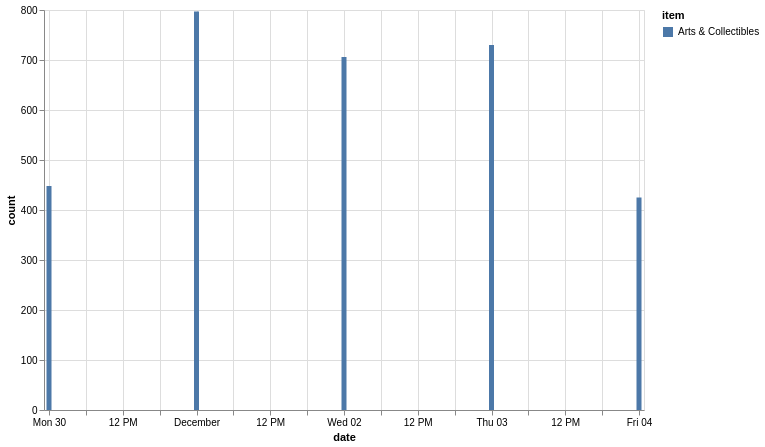

Vega-Lite specification for this chart:
### Vega-Lite specification from a JSON file in a GitHub repository (floating-point values rounded to 4 significant figures)
{"config": {"view": {"continuousWidth": 400, "continuousHeight": 300}}, "data": {"name": "data-c9bea11d92282d6b8b756fd86dd5e711"}, "mark": "bar", "encoding": {"color": {"type": "nominal", "field": "item"}, "x": {"type": "temporal", "field": "date"}, "y": {"type": "quantitative", "field": "count"}}, "height": 400, "width": 600, "$schema": "https://vega.github.io/schema/vega-lite/v4.8.1.json", "datasets": {"data-c9bea11d92282d6b8b756fd86dd5e711": [{"item": "Arts & Collectibles", "date": "2020-11-30", "count": 448}, {"item": "Arts & Collectibles", "date": "2020-12-01", "count": 797}, {"item": "Arts & Collectibles", "date": "2020-12-02", "count": 706}, {"item": "Arts & Collectibles", "date": "2020-12-03", "count": 730}, {"item": "Arts & Collectibles", "date": "2020-12-04", "count": 425}]}}
